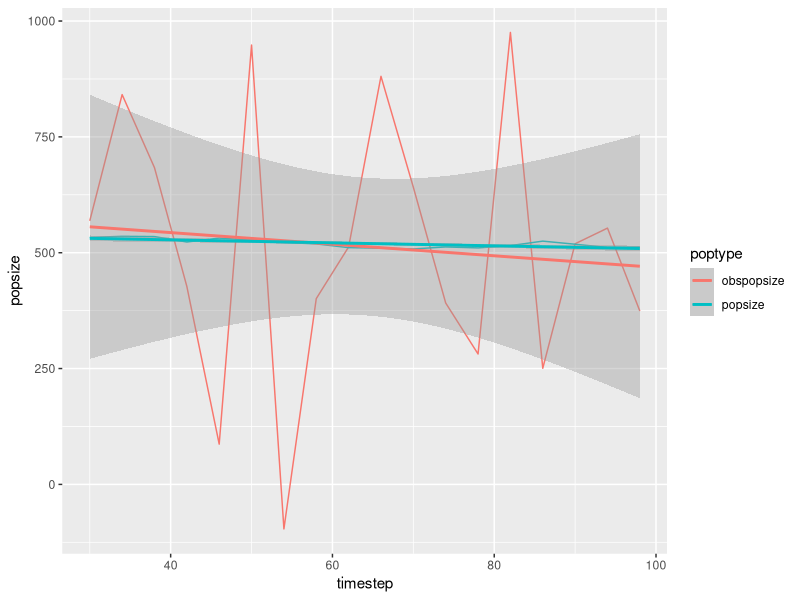
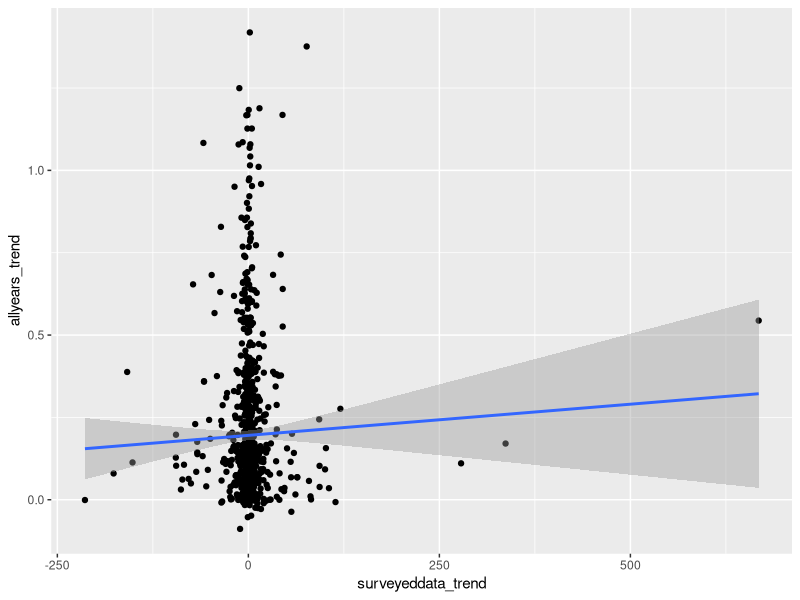
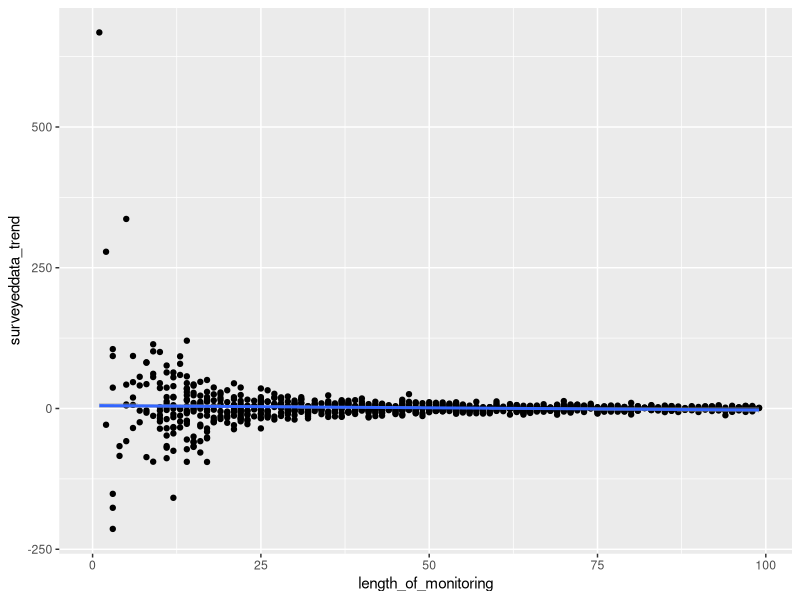
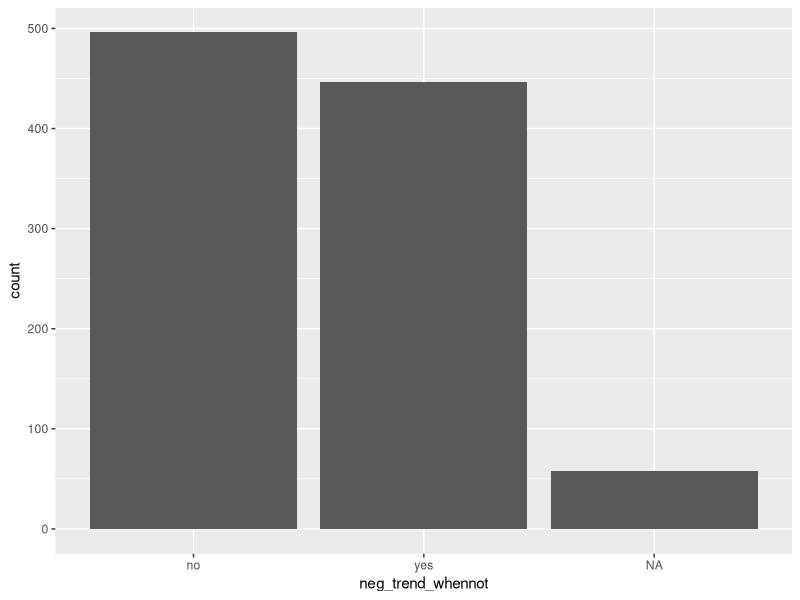

Source code (R) for these figures, in order:
## ---- chunk 1
library(ggplot2)
library(tidyverse)
## ---- chunk 2
simulations = 1000

compare <- data.frame(simulations=1:simulations,allyears_trend=NA, surveyeddata_trend=NA, length_of_monitoring=NA, neg_trend_whennot=NA)
## ---- chunk 3
for(sims in 1:simulations){

N0 <- runif(1, 1,700) # grabs our starting population size from a random uniform distribution
R <- 2
K <- 500

maxtimesteps = 100 # this is the maximum number of time steps

dat <- data.frame(timestep=1:maxtimesteps,popsize=c(N0, rep(NA, 99))) # this sets our initial population size at time step one and creates an otherwise empty data frame to contain the results

PopNow <- N0 # assigns our current population size to the object PopNow

for(i in 2:nrow(dat)) { 
  dat[i,"popsize"] <- dat[(i-1),"popsize"] + dat[(i-1),"popsize"]*R*(1-dat[(i-1),"popsize"]/K)*rnorm(1, mean=1, sd=0.1)    
} 
# pop at time i is pop at time i-1 + popl at time i-1 times R times 1-pop at i-1 divided by K times error term. 

allyears <- lm(data=dat, popsize ~ timestep) # this looks to see if there is a trend in this simulated population. 

compare[sims,"allyears_trend"] <- allyears$coefficients[2] # this pulls out the beta value for that trend

startdate <- round(runif(1, 1, 100)) # this picks a random start date in those 100 time steps

compare[sims,"length_of_monitoring"] <- 100 - startdate # this this figures out how long the monitoring will run for based on the start date

interval <- round(runif(1, 1, 10),0)

surveytimesteps <- seq(startdate, maxtimesteps, by=interval) # this creates time steps every two years from the start date to the end of our timesteps. 

surveyed_data <- dat[surveytimesteps,] # this subsets our population data to include on the timesteps we surveyed

for(row in 1:nrow(surveyed_data)){ 
  surveyed_data[row,"obspopsize"] <- rnorm(1, mean=surveyed_data[row,"popsize"], sd=0.6*surveyed_data[row,"popsize"])
} # this simulations the observation process, saying that the population size we observe is being pulled from a normal distribution around the actual population size with a 0.6*pop size standard deviation. 

surveyedyears <- lm(data=surveyed_data, obspopsize ~ timestep) # this looks for a trend between our observed population size and time. 

compare[sims,"surveyeddata_trend"] <- surveyedyears$coefficients[2] # this pulls out that beta coefficient

compare[sims,"neg_trend_whennot"] <- ifelse(compare[sims,"surveyeddata_trend"]<0&compare[sims,"allyears_trend"]>0,"yes","no")
} # this tells us whether or not we observed a negative trend when one did not actually occur. 

sdat <- surveyed_data %>% gather("poptype","popsize",-timestep) # rearranging data for graphing
## ---- chunk 4
ggplot(data=sdat, aes(x=timestep, y=popsize, color=poptype))+geom_line()+geom_smooth(method="lm")
## ---- chunk 5
summary(lm(data=surveyed_data, popsize ~ timestep))
## ---- chunk 6
summary(lm(data=surveyed_data, obspopsize ~ timestep ))
## ---- chunk 7
ggplot(data=compare, aes(x=surveyeddata_trend, y=allyears_trend))+geom_point()+geom_smooth(method="lm")

summary(lm(data=compare, surveyeddata_trend ~ length_of_monitoring))
## ---- chunk 8
ggplot(data=compare, aes(x=length_of_monitoring, y=surveyeddata_trend))+geom_point()+geom_smooth(method="lm")
## ---- chunk 9
ggplot(data=compare, aes(x=neg_trend_whennot)) + 
        geom_bar()
